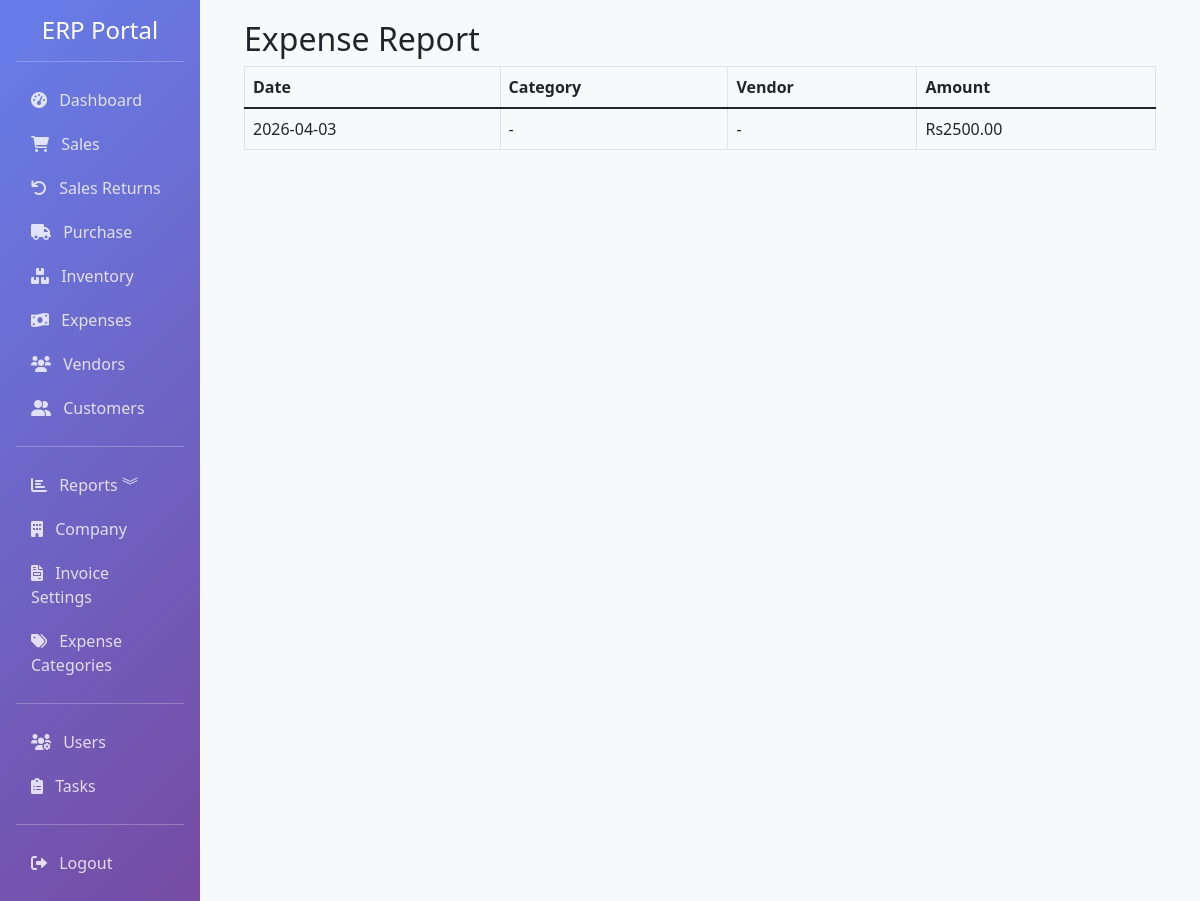
The page /accounting/reports/expense (signed in) on the database as committed earlier.
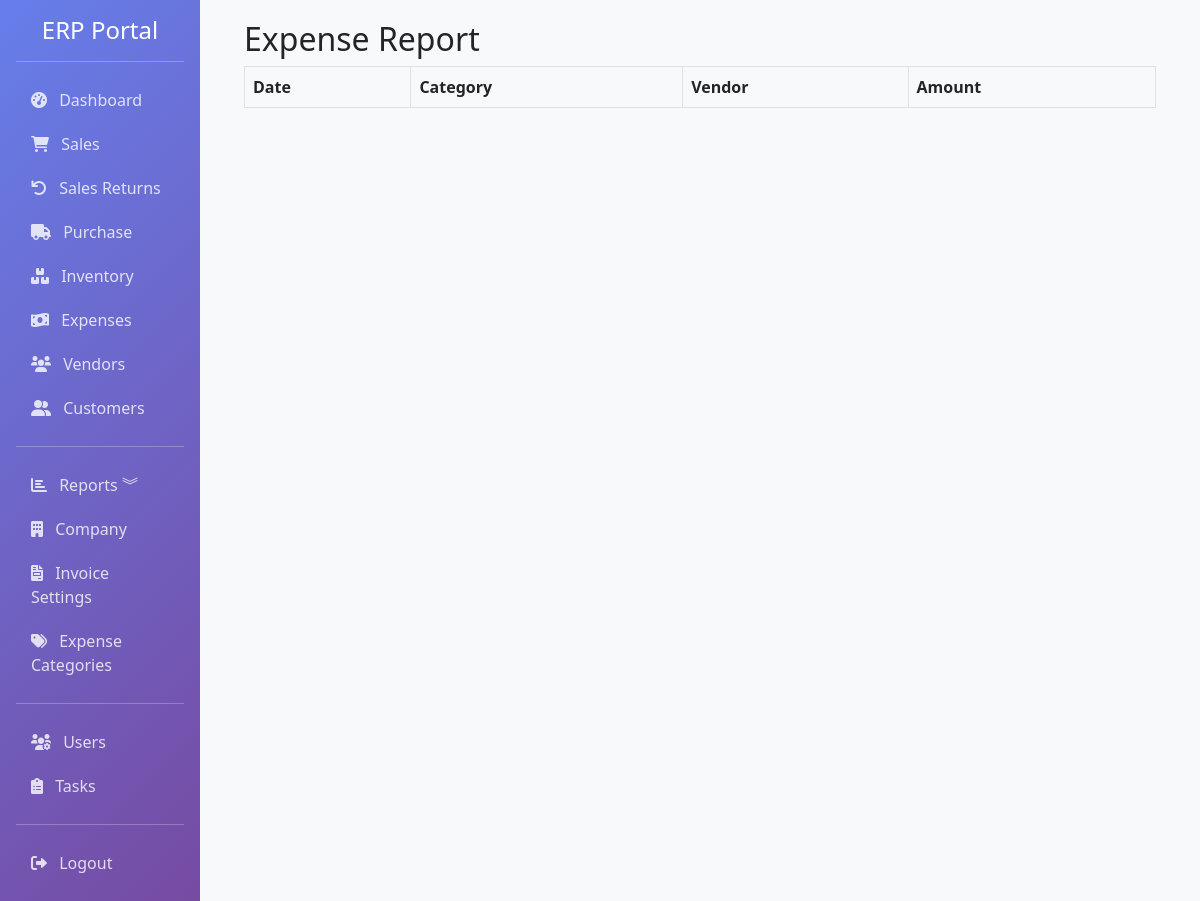
The same page on the database as committed later.
### app/models.py (models this page shows, shortened)
class Expense(db.Model):
    __tablename__ = 'expenses'
    id = db.Column(db.Integer, primary_key=True)
    expense_number = db.Column(db.String(50), unique=True, index=True)
    date = db.Column(db.DateTime, default=datetime.utcnow, index=True)
    category_id = db.Column(db.Integer, db.ForeignKey('expense_categories.id'), index=True)
    vendor_id = db.Column(db.Integer, db.ForeignKey('vendors.id'), index=True, nullable=True)
    description = db.Column(db.Text)
    amount = db.Column(db.Float, nullable=False)
    payment_method = db.Column(db.String(50))
    reference = db.Column(db.String(100))
    bill_image_path = db.Column(db.String(255))  # Path to bill image
    notes = db.Column(db.Text)
    created_by = db.Column(db.Integer, db.ForeignKey('users.id'))
    created_at = db.Column(db.DateTime, default=datetime.utcnow)
    vendor = db.relationship('Vendor', backref='expenses', lazy=True)

### app/routes/accounting.py (the view)
@bp.route('/reports/expense')
@login_required
def report_expense():
    expenses = Expense.query.order_by(Expense.date.desc()).all()
    return render_template('accounting/report_expense.html', expenses=expenses)

### app/models.py (called while the page is built)
    @property
    def is_admin(self):
        return self.role == 'admin'

### app/templates/accounting/report_expense.html (shortened to what this page needs)
{% extends "base.html" %}
{% block content %}
<div class="container-fluid">
  <h2>Expense Report</h2>
  <div class="table-responsive">
    <table class="table table-bordered">
      <thead><tr><th>Date</th><th>Category</th><th>Vendor</th><th>Amount</th></tr></thead>
      <tbody>
      {% for e in expenses %}
      <tr>
        <td>{{ e.date.strftime('%Y-%m-%d') }}</td>
        <td>{{ e.category.name if e.category else '-' }}</td>
        <td>{{ e.vendor.name if e.vendor else '-' }}</td>
        <td>Rs{{ '%.2f'|format(e.amount) }}</td>
      </tr>
      {% endfor %}
      </tbody>
    </table>
  </div>
</div>
{% endblock %}

Rows that differ between the two databases and show on the page:
removed Expense: date "2026-04-03", category "-", vendor "-", amount "2500.00"
